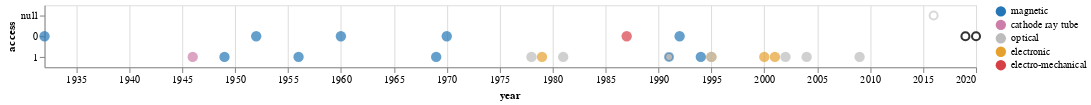

Notebook code for this chart:
### Code cell
final_chart

### Figure 1 — Vega-Lite specification as saved in the notebook (floating-point values rounded to 4 significant figures)
{"config": {"view": {"continuousWidth": 400, "continuousHeight": 300}}, "layer": [{"mark": {"type": "circle", "size": 100}, "encoding": {"color": {"type": "nominal", "field": "type", "scale": {"domain": ["magnetic", "cathode ray tube", "optical", "electronic", "electro-mechanical"], "range": ["#2476B6", "#CD7DA9", "#BCBCBC", "#E6A02E", "#D73F47"]}}, "x": {"type": "temporal", "field": "year"}, "y": {"type": "nominal", "field": "access"}}, "width": 900}, {"mark": {"type": "circle", "fill": "gray", "size": 60, "stroke": "#2476B6"}, "encoding": {"opacity": {"type": "nominal", "field": "type", "legend": {"title": ""}}, "x": {"type": "temporal", "field": "year"}, "y": {"type": "nominal", "field": "access"}}, "transform": [{"filter": "datum.type == \"magneto-optical\""}], "width": 600}, {"mark": {"type": "circle", "fill": "white", "size": 60, "stroke": "gray"}, "encoding": {"opacity": {"type": "nominal", "field": "type", "legend": {"title": ""}}, "x": {"type": "temporal", "field": "year"}, "y": {"type": "nominal", "field": "access"}}, "transform": [{"filter": "datum.type == \"atomic\""}], "width": 600}, {"mark": {"type": "circle", "fill": "white", "size": 60, "stroke": "black"}, "encoding": {"opacity": {"type": "nominal", "field": "type", "legend": {"title": ""}}, "x": {"type": "temporal", "field": "year"}, "y": {"type": "nominal", "field": "access"}}, "transform": [{"filter": "datum.type == \"molecular\""}], "width": 600}], "data": {"name": "data-56797cbe1e90c5b6856a929c250d4027"}, "$schema": "https://vega.github.io/schema/vega-lite/v4.8.1.json", "datasets": {"data-56797cbe1e90c5b6856a929c250d4027": [{"year": "1932-01-01T00:00:00", "name": "Drum memory", "type": "magnetic", "usage": "1960s", "capacity": 62500, "lifespan": null, "access": 0.0}, {"year": "1946-01-01T00:00:00", "name": "Williams-Kilburn Tube", "type": "cathode ray tube", "usage": "1955", "capacity": 1000, "lifespan": null, "access": 1.0}, {"year": "1949-01-01T00:00:00", "name": "Magnetic-core memory", "type": "magnetic", "usage": "1970s", "capacity": 100000, "lifespan": null, "access": 1.0}, {"year": "1952-01-01T00:00:00", "name": "Magnetic Band (Tape)", "type": "magnetic", "usage": "today", "capacity": 1000000, "lifespan": null, "access": 0.0}, {"year": "1956-01-01T00:00:00", "name": "Hard Disk Drive", "type": "magnetic", "usage": "today", "capacity": 2000000000000, "lifespan": null, "access": 1.0}, {"year": "1960-01-01T00:00:00", "name": "Magnetic stripe card", "type": "magnetic", "usage": null, "capacity": 200, "lifespan": "3", "access": 0.0}, {"year": "1969-01-01T00:00:00", "name": "Floppy Disk", "type": "magnetic", "usage": "1990s", "capacity": 1440000, "lifespan": "5--30", "access": 1.0}, {"year": "1970-01-01T00:00:00", "name": "Bubble Memory", "type": "magnetic", "usage": "1980s", "capacity": 125000, "lifespan": null, "access": 0.0}, {"year": "1978-01-01T00:00:00", "name": "LaserDisc (LD)/Discovision (DV)", "type": "optical", "usage": "2001", "capacity": 324000000, "lifespan": null, "access": 1.0}, {"year": "1979-01-01T00:00:00", "name": "Solid-State-Drive (SSD)", "type": "electronic", "usage": "today", "capacity": 5000000000000, "lifespan": "~10", "access": 1.0}, {"year": "1981-01-01T00:00:00", "name": "Compact Disc (CD)", "type": "optical", "usage": "today", "capacity": 700000000, "lifespan": "25", "access": 1.0}, {"year": "1987-01-01T00:00:00", "name": "Digital Audio Tape (DAT)", "type": "electro-mechanical", "usage": "2005", "capacity": 256000, "lifespan": "30", "access": 0.0}, {"year": "1991-01-01T00:00:00", "name": "Mini-Disc", "type": "magneto-optical", "usage": "2001", "capacity": 140000000, "lifespan": "30-40", "access": 1.0}, {"year": "1992-01-01T00:00:00", "name": "Digital Compact Cassette (DCC)", "type": "magnetic", "usage": "1996", "capacity": 250000000, "lifespan": "30", "access": 0.0}, {"year": "1994-01-01T00:00:00", "name": "Zip Drive", "type": "magnetic", "usage": "1990s", "capacity": 95370000, "lifespan": "5-10", "access": 1.0}, {"year": "1995-01-01T00:00:00", "name": "CompactFlash (CF)", "type": "electronic", "usage": "today", "capacity": 256000000000, "lifespan": "70-80", "access": 1.0}, {"year": "1995-01-01T00:00:00", "name": "Digital Versatile Disc (DVD)", "type": "optical", "usage": "today", "capacity": 4500000000, "lifespan": "25", "access": 1.0}, {"year": "2000-01-01T00:00:00", "name": "USB Flash Disk", "type": "electronic", "usage": "today", "capacity": 2000000000000, "lifespan": "10", "access": 1.0}, {"year": "2001-01-01T00:00:00", "name": "Secure Digital (SD) card", "type": "electronic", "usage": "today", "capacity": 128000000000000, "lifespan": "10", "access": 1.0}, {"year": "2002-01-01T00:00:00", "name": "Blu-ray Disc (BD)", "type": "optical", "usage": "2019", "capacity": 128000000000, "lifespan": "100-150", "access": 1.0}, {"year": "2004-01-01T00:00:00", "name": "Holographic Versatile Disc (HVD)", "type": "optical", "usage": "today", "capacity": 3900000000, "lifespan": "3", "access": 1.0}, {"year": "2009-01-01T00:00:00", "name": "Millennial Disc (M-DISC)", "type": "optical", "usage": "2016", "capacity": 100000000000, "lifespan": "1000", "access": 1.0}, {"year": "2016-01-01T00:00:00", "name": "Chlorine Atomic memory", "type": "atomic", "usage": "today", "capacity": 1000, "lifespan": "U", "access": null}, {"year": "2019-01-01T00:00:00", "name": "DNA", "type": "molecular", "usage": "today", "capacity": 215000000000000000, "lifespan": "500", "access": 0.0}, {"year": "2020-01-01T00:00:00", "name": "Metabolites", "type": "molecular", "usage": "today", "capacity": 70000, "lifespan": null, "access": 0.0}]}}
